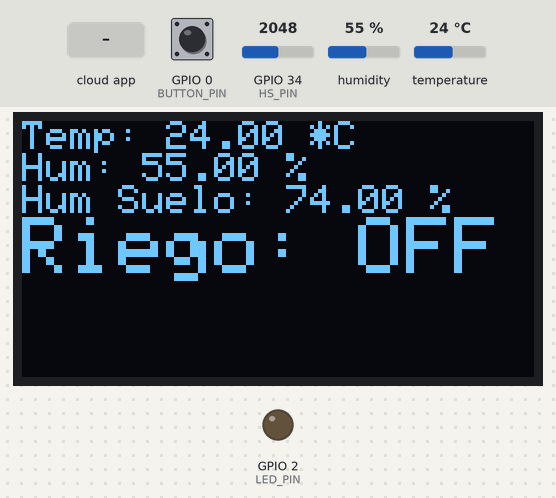
The sketch below on a simulated ESP32. On the bench: 128×64 one-colour display, output pins drawn as LEDs (lit = HIGH). Inputs (shaded band) come from the test bench; at power-on: GPIO 0 (BUTTON_PIN) HIGH, humidity 55 %, GPIO 34 (HS_PIN) = 2048, temperature 24 °C. WiFi joins after 1.5 s; servers stay silent unless stated; the Firebase database answers and starts empty; what the sketch prints to the serial monitor is not drawn.

Above: at 3.3 s.
3.4 s: GPIO 0 (BUTTON_PIN) pulled LOW for 0.85 s
At 5.3 s:
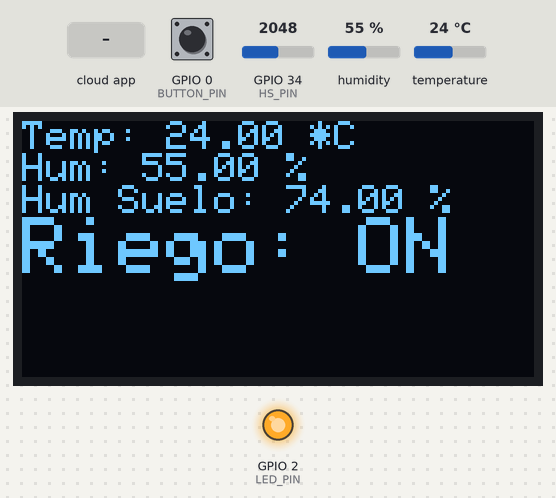
5.7 s: the phone or cloud app sets SensorLed to 0
At 8.2 s:
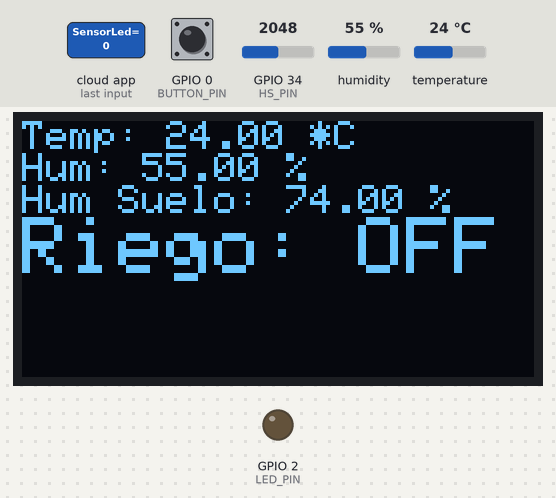
8.5 s: humidity set to 22 %
At 12.4 s:
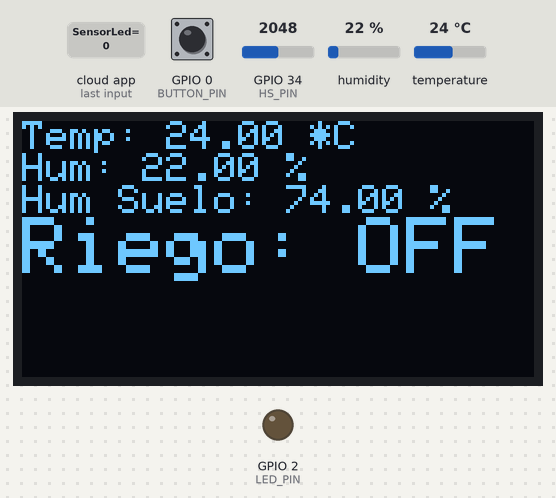
12.7 s: GPIO 0 (BUTTON_PIN) pulled LOW for 0.85 s
At 14.1 s:
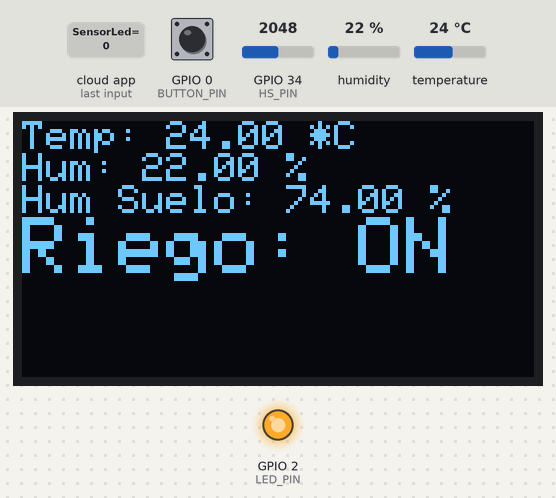
15.0 s: GPIO 34 (HS_PIN) set to 1960
At 16.8 s:
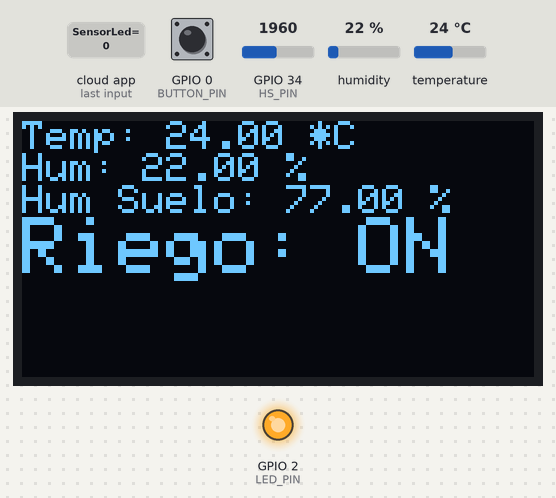
17.7 s: GPIO 0 (BUTTON_PIN) pulled LOW for 3.2 s
At 18.7 s:
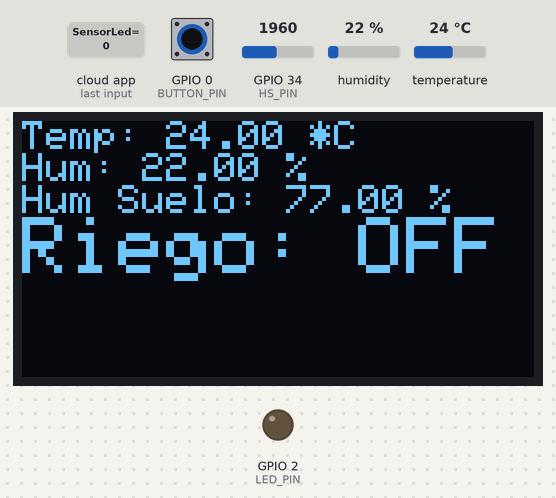
Timing chart, 0 to 20.7 s (numbered marks = the images above; inputs shaded):
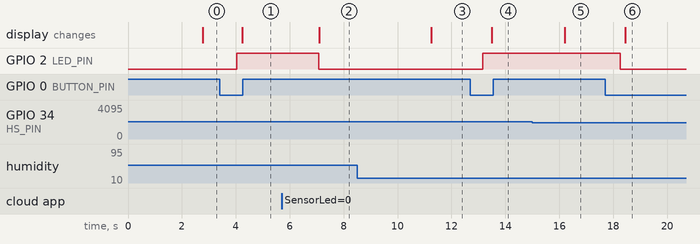

The sketch:

RiegoFirebase.ino
```cpp
#include <WiFi.h>
#include <FirebaseESP32.h>
#include "DHT.h"
#include <Wire.h>
#include <Adafruit_GFX.h>
#include <Adafruit_SSD1306.h>

// Configuración de WiFi
const char* ssid = "TP-Link_A7EA";
const char* password = "xdfer12345";

// Configuración de Firebase
#define FIREBASE_HOST "https://esp32prueba-a1da6-default-rtdb.firebaseio.com/"
#define FIREBASE_AUTH "dHxVXL13wcClIqXsRR5crQTtRj1dmSd0jqfkqfWC"

//Configuracion del Dipositivo
FirebaseData firebaseData;
String userId = "user01"; // Cambiar por tu usuario
String deviceId = "devicepruebasensorh"; // id de dispositivo
String path = "usuarios";

// Configuración del sensor DHT
#define DHTPIN 4
#define DHTTYPE DHT11
DHT dht(DHTPIN, DHTTYPE);

// Configuración de pantalla OLED
#define SCREEN_WIDTH 128 // Ancho de la pantalla OLED
#define SCREEN_HEIGHT 64 // Altura de la pantalla OLED
#define OLED_RESET    -1 // Reset no es usado
Adafruit_SSD1306 display(SCREEN_WIDTH, SCREEN_HEIGHT, &Wire, OLED_RESET);

// Configuración de botón y LED
#define BUTTON_PIN 0 // GPIO0 como pin del botón
#define LED_PIN 2
bool ledState = false; // Estado inicial del LED
bool lastButtonState = HIGH; // Estado anterior del botón para detectar de high a low
unsigned long lastButtonPressTime = 0; // Para evitar rebotes y actualizaciones rápidas
unsigned long lastFirebaseCheck = 0; // Para controlar la frecuencia de actualización desde Firebase

// Configuración del sensor de humedad del suelo
#define HS_PIN 34 // Pin analógico para el sensor de humedad del suelo

void setup() {
  Serial.begin(9600);
  pinMode(LED_PIN, OUTPUT);
  pinMode(BUTTON_PIN, INPUT_PULLUP);
  pinMode(HS_PIN, INPUT);
  dht.begin();

  Wire.begin(21, 19); // SDA, SCL
  if (!display.begin(SSD1306_SWITCHCAPVCC, 0x3C)) {
    Serial.println(F("SSD1306 allocation failed"));
    for(;;); // Bucle infinito
  }
  display.clearDisplay();
  display.setTextSize(1);
  display.setTextColor(WHITE);
  display.setCursor(0,0);

  WiFi.begin(ssid, password);
  while (WiFi.status() != WL_CONNECTED) {
    delay(500);
    Serial.print(".");
  }
  Serial.println("\nConectado a Wi-Fi.");

  Firebase.begin(FIREBASE_HOST, FIREBASE_AUTH);
  Firebase.reconnectWiFi(true);
  Serial.println("Conectado a Firebase");

  String basePath = "/" + path + "/" + userId + "/devices/" + deviceId;
  Firebase.setBool(firebaseData, basePath + "/SensorLed", ledState);

  // Añadir campos type y connected una sola vez
  Firebase.setString(firebaseData, basePath + "/type", "plant");
  Firebase.setBool(firebaseData, basePath + "/connected", true);
}

void loop() {
  float h = dht.readHumidity();
  float t = dht.readTemperature();
  int roundedTemp = round(t); // pasarlo a entero
  int hs = analogRead(HS_PIN);
  float hsPercent = map(hs, 1300, 4095, 100, 0);

  String basePath = "/" + path + "/" + userId + "/devices/" + deviceId;
  if (!isnan(h) && !isnan(t)) {
    Firebase.setFloat(firebaseData, basePath + "/SensorHum", h);
    Firebase.setFloat(firebaseData, basePath + "/Sensortemp", roundedTemp);
    Firebase.setFloat(firebaseData, basePath + "/SensorHumSuelo", hsPercent);
  }

  Firebase.setBool(firebaseData, basePath + "/connected", true);

  bool currentButtonState = digitalRead(BUTTON_PIN);
  if (currentButtonState != lastButtonState && (millis() - lastButtonPressTime > 50)) {
    lastButtonPressTime = millis();
    if (currentButtonState == LOW) {
      ledState = !ledState;
      digitalWrite(LED_PIN, ledState ? HIGH : LOW);
      Firebase.setBool(firebaseData, basePath + "/SensorLed", ledState);
    }
  }
  lastButtonState = currentButtonState;

  if (millis() - lastFirebaseCheck > 2000) {
    lastFirebaseCheck = millis();
    if (Firebase.getBool(firebaseData, basePath + "/SensorLed")) {
      bool firebaseLedState = firebaseData.boolData();
      if (firebaseLedState != ledState) {
        ledState = firebaseLedState;
        digitalWrite(LED_PIN, ledState ? HIGH : LOW);
      }
    }
  }

  // Actualizar la pantalla OLED
  display.clearDisplay();
  display.setCursor(0, 0);
  display.print("Temp: ");
  display.print(t);
  display.println(" *C");
  display.print("Hum: ");
  display.print(h);
  display.println(" %");
  display.print("Hum Suelo: ");
  display.print(hsPercent);
  display.println(" %");
  display.setTextSize(2); // Aumentar tamaño
  display.print("Riego: ");
  display.println(ledState ? "ON" : "OFF");
  display.setTextSize(1); // Restaurar tamaño
  display.display();

  delay(10);
}
```

Measured:
- after the input at 3.4 s, GPIO 2 (LED_PIN): LOW → HIGH after 0.63 s; the display: changes after 0.84 s (image 1)
- after the input at 5.7 s, GPIO 2 (LED_PIN): HIGH → LOW after 1.4 s; the display: changes after 1.4 s (image 2)
- after the input at 8.5 s, the display: changes after 2.8 s (image 3)
- after the input at 12.7 s, GPIO 2 (LED_PIN): LOW → HIGH after 0.46 s; the display: changes after 0.79 s (image 4)
- after the input at 15.0 s, the display: changes after 1.2 s (image 5)
- after the input at 17.7 s, GPIO 2 (LED_PIN): HIGH → LOW after 0.56 s; the display: changes after 0.74 s (image 6)
